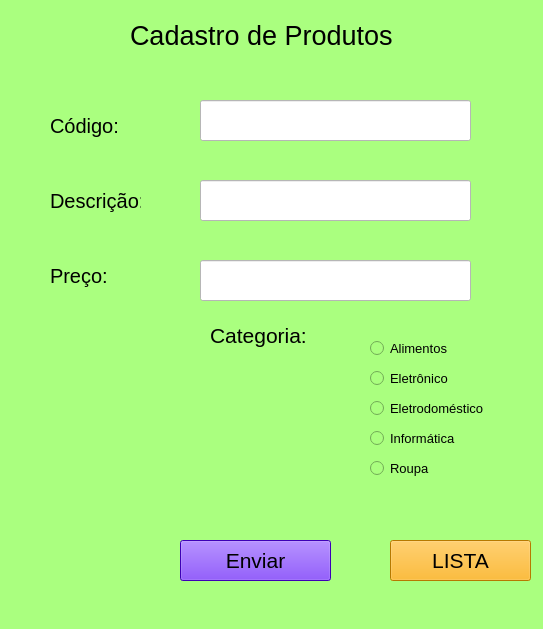
<?xml version="1.0" encoding="UTF-8"?>
<ui version="4.0">
 <class>MainWindow</class>
 <widget class="QMainWindow" name="MainWindow">
  <property name="geometry">
   <rect>
    <x>0</x>
    <y>0</y>
    <width>543</width>
    <height>629</height>
   </rect>
  </property>
  <property name="windowTitle">
   <string>MainWindow</string>
  </property>
  <property name="styleSheet">
   <string notr="true">background-color: rgb(170, 255, 127);</string>
  </property>
  <widget class="QWidget" name="centralwidget">
   <widget class="QLabel" name="label">
    <property name="geometry">
     <rect>
      <x>130</x>
      <y>10</y>
      <width>271</width>
      <height>51</height>
     </rect>
    </property>
    <property name="font">
     <font>
      <pointsize>20</pointsize>
      <weight>50</weight>
      <italic>false</italic>
      <bold>false</bold>
     </font>
    </property>
    <property name="text">
     <string>Cadastro de Produtos</string>
    </property>
   </widget>
   <widget class="QLabel" name="label_2">
    <property name="geometry">
     <rect>
      <x>50</x>
      <y>110</y>
      <width>71</width>
      <height>31</height>
     </rect>
    </property>
    <property name="font">
     <font>
      <pointsize>15</pointsize>
     </font>
    </property>
    <property name="text">
     <string>Código:</string>
    </property>
   </widget>
   <widget class="QLabel" name="label_3">
    <property name="geometry">
     <rect>
      <x>50</x>
      <y>180</y>
      <width>91</width>
      <height>41</height>
     </rect>
    </property>
    <property name="font">
     <font>
      <pointsize>15</pointsize>
     </font>
    </property>
    <property name="text">
     <string>Descrição:</string>
    </property>
   </widget>
   <widget class="QLabel" name="label_4">
    <property name="geometry">
     <rect>
      <x>50</x>
      <y>260</y>
      <width>61</width>
      <height>31</height>
     </rect>
    </property>
    <property name="font">
     <font>
      <pointsize>15</pointsize>
     </font>
    </property>
    <property name="text">
     <string>Preço:</string>
    </property>
   </widget>
   <widget class="QLineEdit" name="lineEdit">
    <property name="geometry">
     <rect>
      <x>200</x>
      <y>100</y>
      <width>271</width>
      <height>41</height>
     </rect>
    </property>
    <property name="styleSheet">
     <string notr="true">background-color: rgb(255, 255, 255);</string>
    </property>
   </widget>
   <widget class="QLineEdit" name="lineEdit_2">
    <property name="geometry">
     <rect>
      <x>200</x>
      <y>180</y>
      <width>271</width>
      <height>41</height>
     </rect>
    </property>
    <property name="styleSheet">
     <string notr="true">background-color: rgb(255, 255, 255);</string>
    </property>
   </widget>
   <widget class="QLineEdit" name="lineEdit_3">
    <property name="geometry">
     <rect>
      <x>200</x>
      <y>260</y>
      <width>271</width>
      <height>41</height>
     </rect>
    </property>
    <property name="styleSheet">
     <string notr="true">background-color: rgb(255, 255, 255);</string>
    </property>
   </widget>
   <widget class="QRadioButton" name="radioButton">
    <property name="geometry">
     <rect>
      <x>370</x>
      <y>340</y>
      <width>81</width>
      <height>17</height>
     </rect>
    </property>
    <property name="font">
     <font>
      <pointsize>10</pointsize>
     </font>
    </property>
    <property name="text">
     <string>Alimentos</string>
    </property>
   </widget>
   <widget class="QRadioButton" name="radioButton_2">
    <property name="geometry">
     <rect>
      <x>370</x>
      <y>370</y>
      <width>81</width>
      <height>17</height>
     </rect>
    </property>
    <property name="font">
     <font>
      <pointsize>10</pointsize>
     </font>
    </property>
    <property name="text">
     <string>Eletrônico</string>
    </property>
   </widget>
   <widget class="QRadioButton" name="radioButton_3">
    <property name="geometry">
     <rect>
      <x>370</x>
      <y>400</y>
      <width>121</width>
      <height>17</height>
     </rect>
    </property>
    <property name="font">
     <font>
      <pointsize>10</pointsize>
     </font>
    </property>
    <property name="text">
     <string>Eletrodoméstico</string>
    </property>
   </widget>
   <widget class="QRadioButton" name="radioButton_4">
    <property name="geometry">
     <rect>
      <x>370</x>
      <y>430</y>
      <width>91</width>
      <height>17</height>
     </rect>
    </property>
    <property name="font">
     <font>
      <pointsize>10</pointsize>
     </font>
    </property>
    <property name="text">
     <string>Informática</string>
    </property>
   </widget>
   <widget class="QRadioButton" name="radioButton_5">
    <property name="geometry">
     <rect>
      <x>370</x>
      <y>460</y>
      <width>61</width>
      <height>17</height>
     </rect>
    </property>
    <property name="font">
     <font>
      <pointsize>10</pointsize>
     </font>
    </property>
    <property name="text">
     <string>Roupa</string>
    </property>
   </widget>
   <widget class="QLabel" name="label_5">
    <property name="geometry">
     <rect>
      <x>210</x>
      <y>320</y>
      <width>121</width>
      <height>31</height>
     </rect>
    </property>
    <property name="font">
     <font>
      <pointsize>16</pointsize>
     </font>
    </property>
    <property name="text">
     <string>Categoria:</string>
    </property>
   </widget>
   <widget class="QPushButton" name="pushButton">
    <property name="geometry">
     <rect>
      <x>180</x>
      <y>540</y>
      <width>151</width>
      <height>41</height>
     </rect>
    </property>
    <property name="font">
     <font>
      <pointsize>16</pointsize>
     </font>
    </property>
    <property name="styleSheet">
     <string notr="true">background-color: rgb(85, 0, 255);</string>
    </property>
    <property name="text">
     <string>Enviar</string>
    </property>
   </widget>
   <widget class="QLabel" name="label_6">
    <property name="geometry">
     <rect>
      <x>90</x>
      <y>500</y>
      <width>401</width>
      <height>31</height>
     </rect>
    </property>
    <property name="font">
     <font>
      <pointsize>16</pointsize>
     </font>
    </property>
    <property name="text">
     <string/>
    </property>
   </widget>
   <widget class="QPushButton" name="pushButton_2">
    <property name="geometry">
     <rect>
      <x>390</x>
      <y>540</y>
      <width>141</width>
      <height>41</height>
     </rect>
    </property>
    <property name="font">
     <font>
      <pointsize>16</pointsize>
     </font>
    </property>
    <property name="styleSheet">
     <string notr="true">background-color: rgb(255, 170, 0);</string>
    </property>
    <property name="text">
     <string>LISTA</string>
    </property>
   </widget>
  </widget>
  <widget class="QMenuBar" name="menubar">
   <property name="geometry">
    <rect>
     <x>0</x>
     <y>0</y>
     <width>543</width>
     <height>21</height>
    </rect>
   </property>
  </widget>
  <widget class="QStatusBar" name="statusbar"/>
 </widget>
 <resources/>
 <connections/>
</ui>
